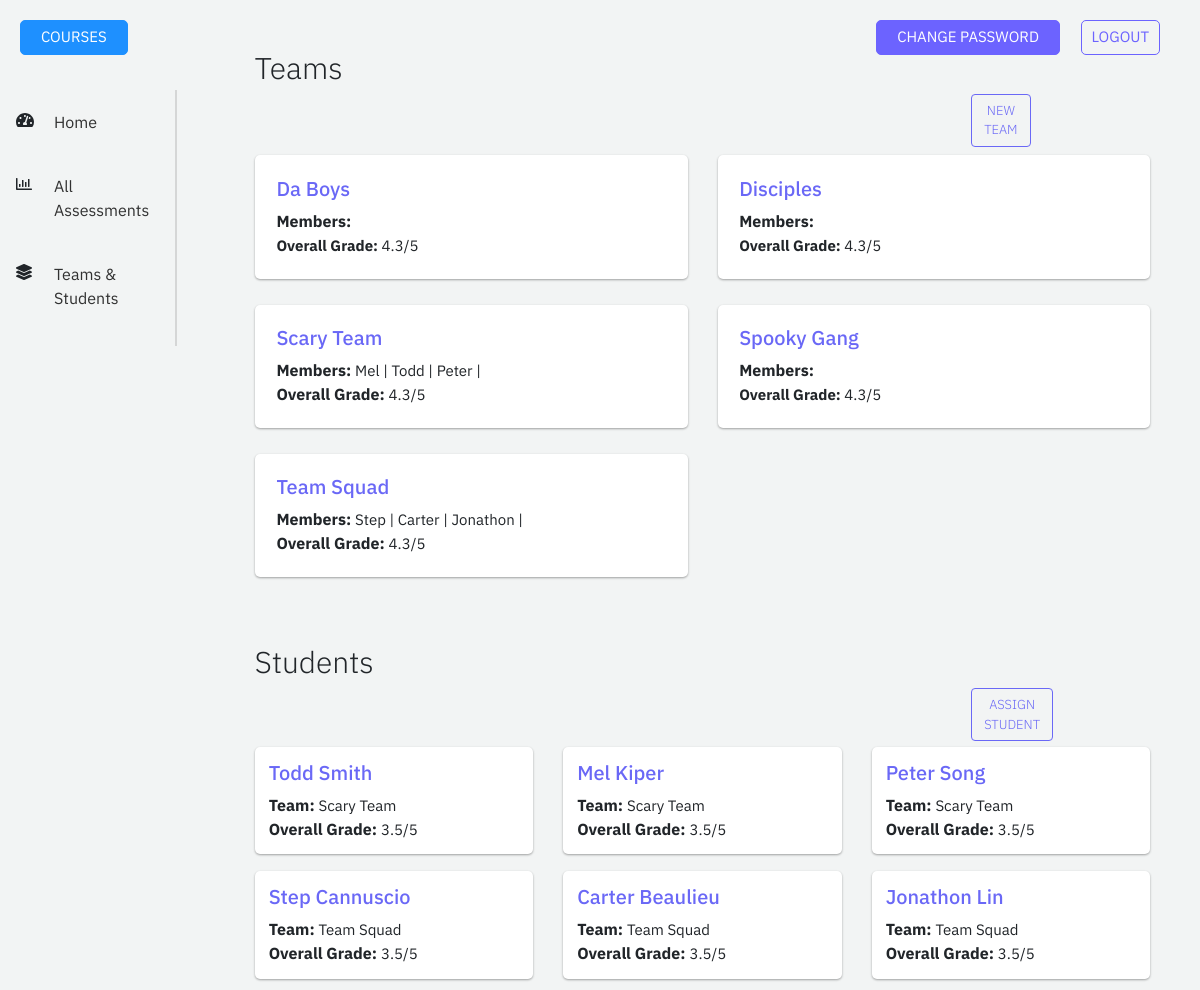
Screenshot of /4/teams-students with the database file from the repository.
### accounts/models.py (models this page shows, shortened)
class Team(models.Model): #each team can be of 2 or more students
    course = models.ForeignKey('Course',on_delete=models.CASCADE,related_name='team_course',default = "")
    name = models.CharField(max_length = 50)
    class Meta:
        constraints = [ # Make sure the combo of team name and course are unique
            models.UniqueConstraint(fields=['course', 'name'], name='unique_team')
        ]

class User(AbstractBaseUser,PermissionsMixin):
    name = models.CharField(max_length = 30)
    surname = models.CharField(max_length = 30)
    email = models.EmailField(max_length = 100,unique = True)
    eagle_id = models.IntegerField(unique = True)
    is_active = models.BooleanField(default=True)
    is_staff = models.BooleanField(default = False)
    objects = MyUserManager() #enables access to the methods written for managin permissions and accessing data
    USERNAME_FIELD = 'email'
    REQUIRED_FIELDS = ['name','surname','eagle_id']

class Team_Enrollment(models.Model):
    user = models.ForeignKey('User',on_delete=models.CASCADE,related_name='team_users')
    team = models.ForeignKey('Team',on_delete=models.CASCADE,related_name='teams')
    is_active = models.BooleanField(default = True)

### backend/views.py (the view)
# urls.py: path('<int:course_id>/teams-students', views.teams_students, name='teams-students'),
def teams_students(request, course_id):
    storage = messages.get_messages(request)
    course = get_object_or_404(Course, id=course_id)
    teams = Team.objects.filter(course=course.id)
    student_enrollments = Course_Enrollment.objects.filter(course=course.id)
    all_students = []
    for stud in student_enrollments:
        student = User.objects.get(pk=stud.user_id)
        if not student.is_staff:
            all_students.append(student)
    students_on_teams = []
    for team in teams:
        students = Team_Enrollment.objects.filter(team=team.id)
        students_on_teams += students
    return render(request, 'backend/teams-students.html', {'course': course,
        'teams': teams, 'students_on_teams': students_on_teams, 'all_students': all_students})
    args = {'message': storage}

### backend/templates/backend/teams-students.html (shortened to what this page needs)
<!DOCTYPE html>
<html lang="en" dir="ltr">
<head>
  {% load static %}
  <link rel="stylesheet" href="https://stackpath.bootstrapcdn.com/bootstrap/4.4.1/css/bootstrap.min.css">
  <link rel="stylesheet" href="{% static 'backend/globals.css' %}">
  <link rel="stylesheet" href="{% static 'backend/navbar.css' %}">
  <link rel="stylesheet" href="{% static 'backend/teams-students.css' %}">
</head>
<body>
  <div class="row">
    <div class="col-lg-2">
      <nav class="navbar navbar-expand-lg">
        <div class="collapse navbar-collapse" id="navbarToggler">
          <ul class="navbar-nav fixed flex-column">
            <li class="nav-item">
              <i class="fas fa-tachometer-alt navigation-img"></i>
              <a class="nav-link navigation-link" href="{% url 'professor-home' course.id %}">Home</a>
            </li>
            <li class="nav-item">
              <i class="far fa-chart-bar navigation-img"></i>
              <a class="nav-link navigation-link" href="{% url 'all-assessments' course.id %}">All Assessments</a>
            </li>
            <li class="nav-item">
              <i class="fas fa-layer-group navigation-img"></i>
              <a class="nav-link navigation-link" href="">Teams & Students</a>
            </li>
          </ul>
          <div class="vl"></div>
        </div>
      </nav>
    </div>
    <div class="col-lg-10">
      <div class="container-fluid">
        <div id="teams-section">
          <h1>Teams</h1>
          <button type="button" id="create-team" class="btn btn-light create-button">NEW <br/>TEAM</button>
          <div class="row">
            {% for team in teams %}
            <div class="col-lg-6 col-md-6">
              <div class="team-box box">
                <h2 class="team-name">{{team.name}}</h2>
                <strong>Members: </strong><h3 class="members">
                  {% for stud in students_on_teams %}
                  {% for student in all_students %}
                  {%if stud.team_id == team.id and stud.is_active == True and stud.user_id == student.id  %}
                  <h3>{{student.name}} | </h3>
                  {% endif%}
                {% endfor %}
                {% endfor %}<br>
                <strong>Overall Grade: </strong><h3 class="overall-grade">4.3/5</h3>
              </div>
            </div>
              {% endfor %}
          </div>
        </div>
        </div>
        <div class="container-fluid">
          <div id="students-section">
            <h1>Students</h1>
            <button type="button" id="create-student" class="btn btn-light create-button">ASSIGN <br/>STUDENT</button>
            <div class="row">
              {% for student in all_students %}
              <div class="col-lg-4 col-md-6">
                <div class="student-box box">
                  <h2 class="student-name">{{student.name}} {{student.surname}}</h2>
                  {% for team in teams %}
                  {% for stud in students_on_teams %}
                  {% if stud.team_id == team.id and stud.is_active == True and stud.user_id == student.id %}
                    <strong>Team: </strong><h3 class="team">{{team.name}}</h3>
                  {% endif %}
                  {% endfor %}
                  {% endfor %}
                  <br>
                  <strong>Overall Grade: </strong><h3 class="overall-grade">3.5/5</h3>
                </div>
              </div>
              {% endfor %}
        </div>
      </div>
      </div>
      </div>
      <a class="change-password-btn" href="{% url 'change-password' %}">CHANGE PASSWORD</a>
  		<a class="logout-btn" href="{% url 'log_out' %}">LOGOUT</a>
      <a class="courses-btn" href="{% url 'courses' %}">COURSES</a>
</div>
</body>
</html>

### backend/static/backend/globals.css (style rules this page uses)
html, body { max-width: 100%; overflow-x: hidden; overflow-y: visible; }
html { height: 100%; }
body { font-family: 'IBM Plex Sans', sans-serif; background-color: #F2F4F4; min-width: 100%; height: 100%; }
h1 { font-weight: 500; font-size: 35px; }
h2 { font-weight: 400; font-size: 25px; }
.box { -webkit-box-shadow: 0 1px 3px rgba(0, 0, 0, 0.12), 0 1px 2px rgba(0, 0, 0, 0.24); -moz-box-shadow: 0 1px 3px rgba(0, 0, 0, 0.12), 0 1px 2px rgba(0, 0, 0, 0.24); -ms-box-shadow: 0 1px 3px rgba(0, 0, 0, 0.12), 0 1px 2px rgba(0, 0, 0, 0.24); -o-box-shadow: 0 1px 3px rgba(0, 0, 0, 0.12), 0 1px 2px rgba(0, 0, 0, 0.24); box-shadow: 0 1px 3px rgba(0, 0, 0, 0.12), 0 1px 2px rgba(0, 0, 0, 0.24); -webkit-transition: all 0.25s ease-in-out; -moz-transition: all 0.25s ease-in-out; -ms-transition: all 0.25s ease-in-out; -o-transition: all 0.25s ease-in-out; transition: all 0.25s ease-in-out; display: inline-block; background-color: white; padding: 2% 20% 2% 1%; margin: 2% 0 4% 0; }
.logout-btn { position: absolute; top: 0; right: 40px; margin-top: 20px; border: 1px solid; padding: 5px 10px; border-color: #6C63FF; border-radius: 5px; font-size: 15px; color: #6C63FF; }
.change-password-btn { position: absolute; top: 0; right: 140px; margin-top: 20px; border: 1px solid; padding: 5px 20px; border-color: #6C63FF; border-radius: 5px; font-size: 15px; background-color: #6C63FF; color: white; overflow: hidden; white-space: nowrap; }
.courses-btn { position: absolute; top: 0; left: 20px; margin-top: 20px; border: 1px solid; padding: 5px 20px; border-color: dodgerblue; border-radius: 5px; font-size: 15px; background-color: dodgerblue; color: white; overflow: hidden; white-space: nowrap; }
.create-button { background-color: inherit; border-color: #6a68f6; color: #6a68f6; font-size: 13px; font-weight: 300; position: relative; left: 80%; }

### backend/static/backend/navbar.css (style rules this page uses)
.navbar { margin-top: 70px; }
.nav-item { display: inline-block; position: relative; margin: 0; }
.navigation-link { font-size: 16px; color: #313131; text-align: left; margin-left: 30px; font-weight: 400; }
.navigation-img { position: relative; top: 30px; }
.vl { border-left: 2px solid #d5d6d6; height: 100%; display: inline-block; position: absolute; left: 100%; top: 8%; width: 0px; }

### backend/static/backend/teams-students.css (style rules this page uses)
.container-fluid { padding: 5% 5% 0 5%; }
h1 { font-weight: 300; font-size: 30px; }
h2 { font-size: 20px; font-weight: 500; color: #6a68f6; }
h3 { font-size: 15px; font-weight: 400; display: inline; }
.box { padding: 5%; width: 100%; border-radius: 5px; pointer-events: none; }

### rows the page displays
Team: name "Da Boys"
Team: name "Disciples"
Team: name "Scary Team"
User: name "Mel", surname "Kiper"
User: name "Todd", surname "Smith"
User: name "Peter", surname "Song"
Team: name "Spooky Gang"
Team: name "Team Squad"
User: name "Step", surname "Cannuscio"
User: name "Carter", surname "Beaulieu"
User: name "Jonathon", surname "Lin"
